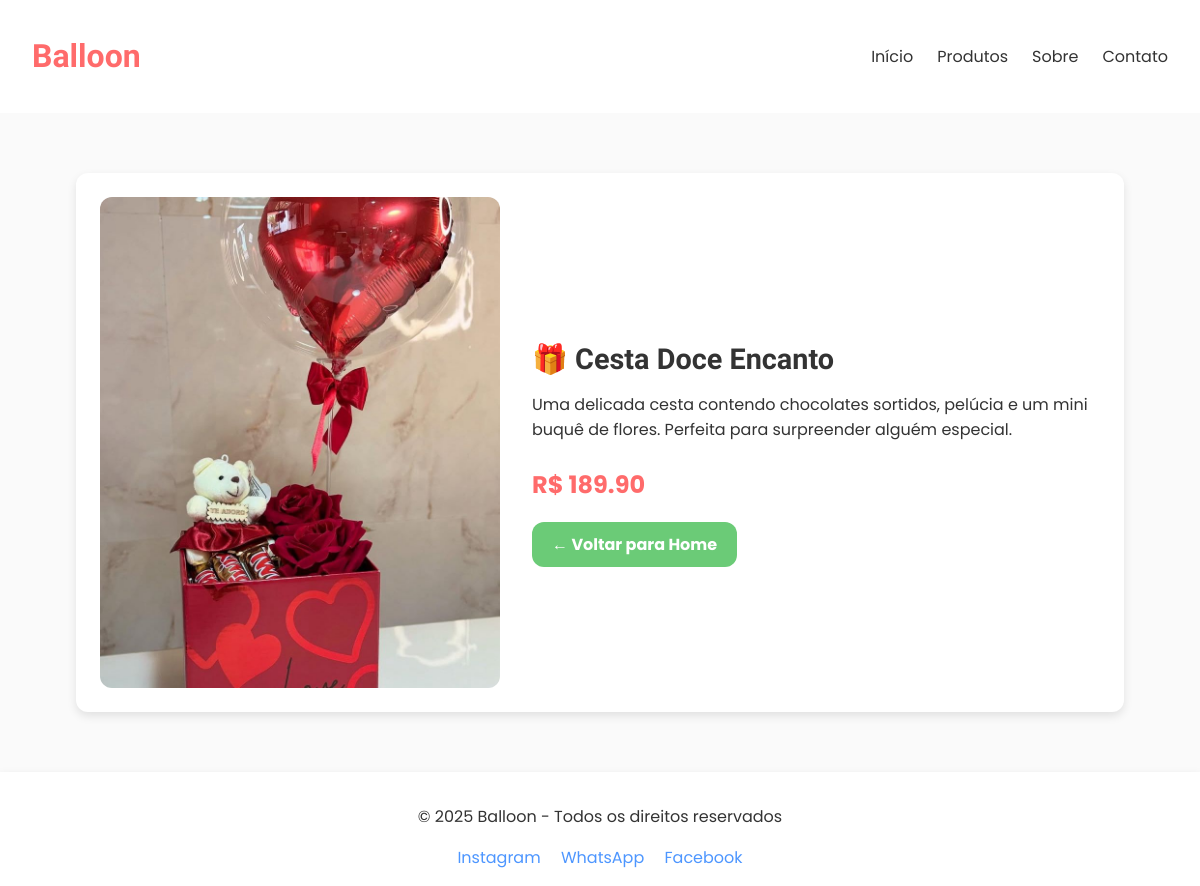
/detalhe_produto/2/, run on the app's committed database.
### presente/models.py (models this page shows, shortened)
class Produto(models.Model):
    nome = models.CharField(max_length=50)
    descricao = models.TextField()
    preco = models.DecimalField( max_digits=8, decimal_places=2)
    imagem = models.ImageField(upload_to='produtos/')
    categoria = models.ForeignKey(Categoria, on_delete=models.CASCADE)

### presente/views.py (the view)
# urls.py: path('detalhe_produto/<int:id>/', views.produtos, name='detalhe_produto'),
def produtos(request, id):
    produto = Produto.objects.get(id=id)
    return render(request, 'presente/pages/detalhe_produto.html', context={
        'produto' : produto
    })

### presente/templates/presente/pages/detalhe_produto.html
{% extends "global/base.html" %}
{% load static %}
{% block conteudo_pagina %}
<section class="detalhe-produto">
  <div class="card-produto-detalhe">
    <div class="imagem-produto">
      <img src="{{ produto.imagem.url }}" alt="{{ produto.nome }}">
    </div>
    <div class="info-produto">
      <h1>{{ produto.nome }}</h1>
      <p class="descricao">{{ produto.descricao }}</p>
      <p class="preco">R$ {{ produto.preco }}</p>
      <a href="{% url 'presente:home' %}" class="botao-voltar">← Voltar para Home</a>
    </div>
  </div>
</section>
{% endblock conteudo_pagina %}

### presente/static/presente/css/style.css (style rules this page uses)
:root { --cor-primaria: #4D96FF; --cor-secundaria: #6BCB77; --cor-terciaria: #FFD93D; --cor-fundo: #FAFAFA; --cor-texto: #333; --cor-contraste: #FF6B6B; --fonte-titulo: 'Baloo 2', cursive; --fonte-texto: 'Poppins', sans-serif; --borda: 12px; --sombra: 0 4px 10px rgba(0,0,0,0.1); }
body { margin: 0; font-family: var(--fonte-texto); background-color: var(--cor-fundo); color: var(--cor-texto); }
a { text-decoration: none; color: inherit; }
.detalhe-produto { display: flex; justify-content: center; align-items: center; padding: 60px 20px; background-color: var(--cor-fundo); }
.card-produto-detalhe { background-color: white; border-radius: var(--borda); box-shadow: var(--sombra); padding: 24px; max-width: 1000px; display: flex; gap: 32px; flex-wrap: wrap; align-items: center; justify-content: center; }
.imagem-produto { flex: 1; max-width: 400px; display: flex; justify-content: center; align-items: center; }
.imagem-produto img { width: 100%; border-radius: var(--borda); object-fit: cover; }
.info-produto { flex: 1; min-width: 300px; text-align: left; }
.info-produto h1 { font-family: var(--fonte-titulo); margin-bottom: 16px; font-size: 1.8rem; }
.info-produto .descricao { margin-bottom: 20px; line-height: 1.6; }
.info-produto .preco { font-size: 1.5rem; color: var(--cor-contraste); font-weight: bold; margin-bottom: 20px; }
.botao-voltar { display: inline-block; background-color: var(--cor-secundaria); color: white; padding: 10px 20px; border-radius: var(--borda); text-decoration: none; font-weight: bold; transition: background-color 0.3s ease; }

### data on the page
Produto: imagem (picture), nome "🎁 Cesta Doce Encanto", descricao "Uma delicada cesta contendo chocolates sortidos, pelúcia e um mini buquê de flores. Perfeita para surpreender alguém especial.", preco "189.90"
